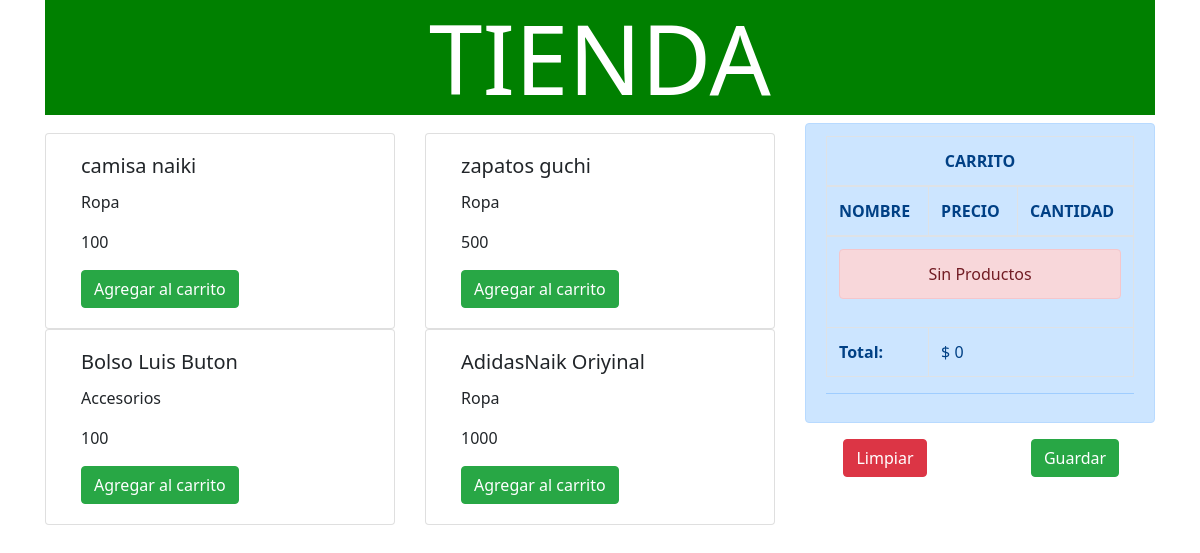
Before: / with the older database file.
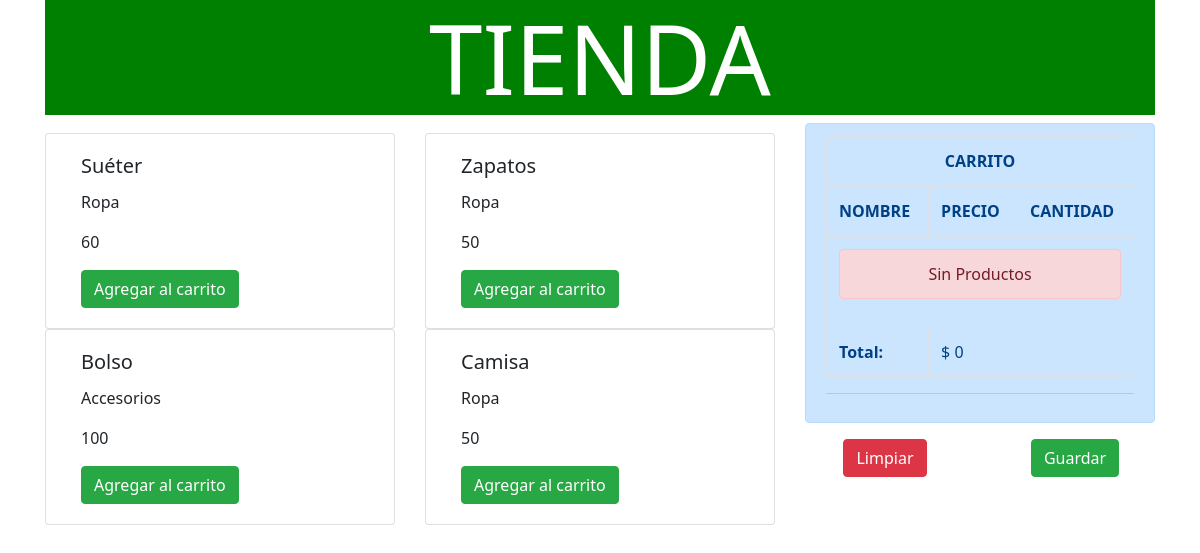
After: the same page with the newer database file.
### CarritoApp/models.py (models this page shows, shortened)
class Producto(models.Model):
   nombre = models.CharField(max_length=64)
   categoria = models.CharField(max_length=32)
   precio = models.IntegerField()

### CarritoApp/views.py (the view)
# urls.py: path('', tienda, name="Tienda"),
def tienda(request):
    productos = Producto.objects.all()
    return render(request, "tienda.html", {'productos':productos})

### CarritoApp/context_processor.py (called while the page is built)
def total_carrito(request):
    total = 0
    if request.user.is_authenticated:
        if "carrito" in request.session.keys():
            for key, value in request.session["carrito"].items():
                total += int(value["acumulado"])
    return {"total_carrito": total}

### CarritoApp/templates/tienda.html (shortened to what this page needs)
<!DOCTYPE html>
{% load static %}
<html lang="es">
<head>
    <link href="{% static 'bootstrap/css/bootstrap.min.css' %}" rel="stylesheet">
    <link href="{% static 'css/estilos.css' %}" rel="stylesheet">
</head>
<body>
    <div class="container">
        <div class="row">
            <div class="col-12 align-self-center"><h1 class="display-1">TIENDA</h1></div>
        </div>
        <div class="row">
            <div class="col-8">
                <div class="row" style="padding: 10px 0;">
                    <div class="col-12">
                        <div class="row">
                            {% for producto in productos %}
                            <div class="col-6">
                                <div class="card container">
                                    <div class="card-body">
                                        <h5 class="card-title">{{producto.nombre}}</h5>
                                        <p class="card-text">{{producto.categoria}}</p>
                                        <p class="card-text">{{producto.precio}}</p>
                                        <div class="buttom"><a href="{% url 'Add' producto.id %}" class="btn btn-success">Agregar al carrito</a></div>
                                    </div>
                                </div>
                            </div>
                            {% endfor %}
                        </div>
                    </div>
                </div>
            </div>
            <div class="col-4">
                {% include "carrito.html" %}
            </div>
        </div>
    </div>
</body>
</html>

Changed rows visible on the page:
changed Producto: nombre "camisa naiki" → "Suéter"; precio "100" → "60"
changed Producto: nombre "zapatos guchi" → "Zapatos"; precio "500" → "50"
changed Producto "Accesorios": nombre "Bolso Luis Buton" → "Bolso"
changed Producto: nombre "AdidasNaik Oriyinal" → "Camisa"; precio "1000" → "50"
